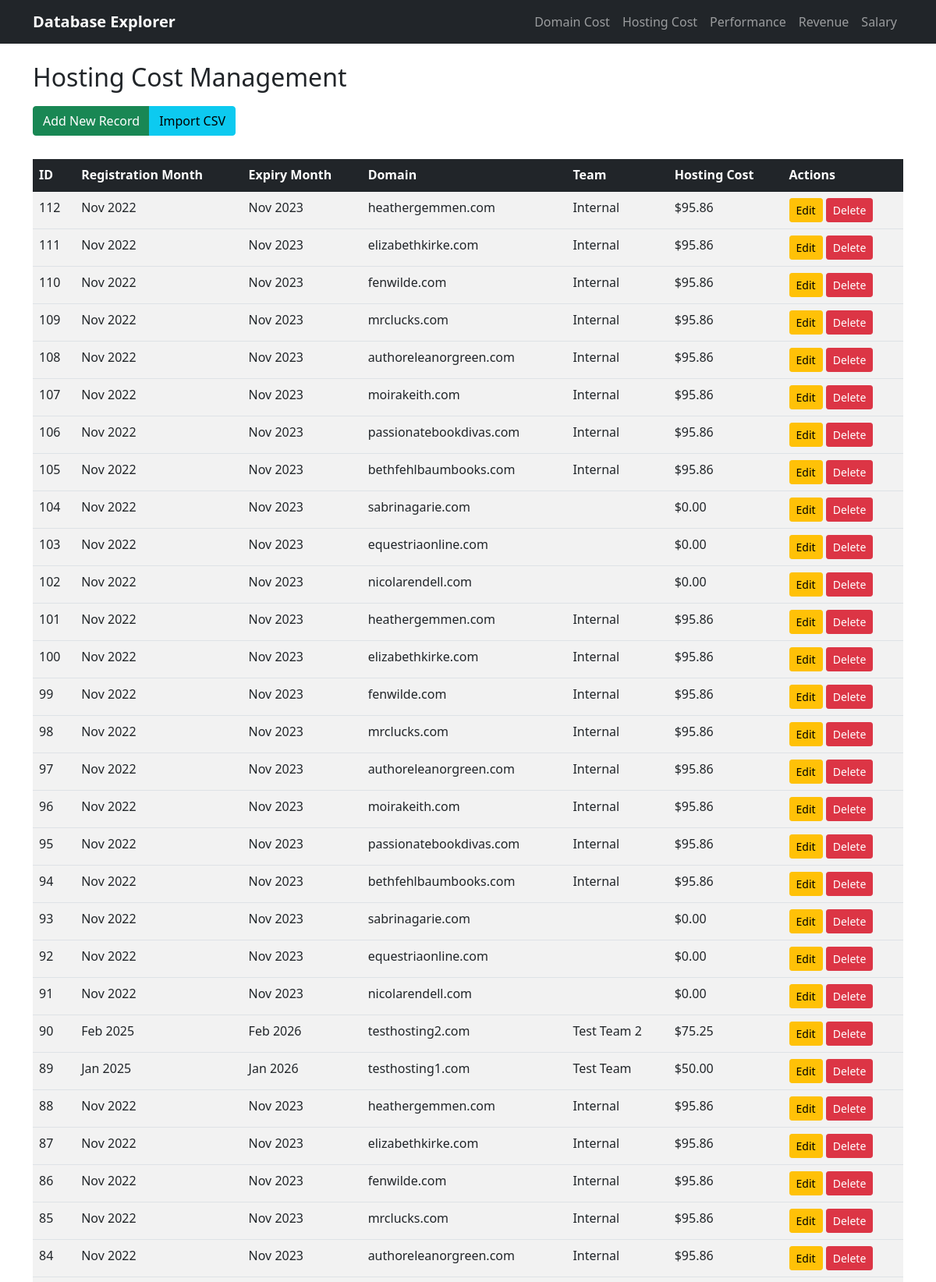
The page /hosting_cost (upper part) on the database its author committed.
### tables this page shows
CREATE TABLE hosting_cost (
            id INTEGER PRIMARY KEY AUTOINCREMENT,
            month_registration TEXT,
            month_expire TEXT,
            domain TEXT,
            team TEXT,
            sum_hosting_cost_by_domain REAL
        );

### app.py (the view)
@app.route('/hosting_cost')
def hosting_cost():
    conn = get_db_connection()
    data = conn.execute('SELECT * FROM hosting_cost ORDER BY id DESC LIMIT 100').fetchall()
    conn.close()
    return render_template('hosting_cost.html', data=data)

### app.py (called while the page is built)
def get_db_connection():
    conn = sqlite3.connect(DATABASE)
    conn.row_factory = sqlite3.Row
    return conn

### templates/hosting_cost.html (shortened to what this page needs)
{% extends "base.html" %}
{% block content %}
<h2>Hosting Cost Management</h2>
<div class="btn-group" role="group">
    <button type="button" class="btn btn-success" data-bs-toggle="modal" data-bs-target="#addModal">Add New Record</button>
    <button type="button" class="btn btn-info" data-bs-toggle="modal" data-bs-target="#importModal">Import CSV</button>
</div>
<div class="table-responsive table-container">
    <table class="table table-striped table-hover">
        <thead class="table-dark">
            <tr>
                <th>ID</th>
                <th>Registration Month</th>
                <th>Expiry Month</th>
                <th>Domain</th>
                <th>Team</th>
                <th>Hosting Cost</th>
                <th>Actions</th>
            </tr>
        </thead>
        <tbody>
            {% for row in data %}
            <tr id="view-{{ row.id }}">
                <td>{{ row.id }}</td>
                <td>{{ row.month_registration }}</td>
                <td>{{ row.month_expire }}</td>
                <td>{{ row.domain }}</td>
                <td>{{ row.team }}</td>
                <td>${{ "%.2f"|format(row.sum_hosting_cost_by_domain) }}</td>
                <td>
                    <button class="btn btn-sm btn-warning" onclick="toggleEdit({{ row.id }})">Edit</button>
                    <button class="btn btn-sm btn-danger" onclick="confirmDelete('{{ url_for('delete_record', table_name='hosting_cost', record_id=row.id) }}')">Delete</button>
                </td>
            </tr>
            {% endfor %}
        </tbody>
    </table>
</div>
{% endblock %}

### templates/base.html (style rules this page uses)
.table-container { margin-top: 20px; }
.btn-group { margin: 10px 0; }

### rows shown on the page
hosting_cost: id "112", month_registration "Nov 2022", month_expire "Nov 2023", domain "heathergemmen.com", team "Internal", sum_hosting_cost_by_domain "95.86"
hosting_cost: id "111", month_registration "Nov 2022", month_expire "Nov 2023", domain "elizabethkirke.com", team "Internal", sum_hosting_cost_by_domain "95.86"
hosting_cost: id "110", month_registration "Nov 2022", month_expire "Nov 2023", domain "fenwilde.com", team "Internal", sum_hosting_cost_by_domain "95.86"
hosting_cost: id "109", month_registration "Nov 2022", month_expire "Nov 2023", domain "mrclucks.com", team "Internal", sum_hosting_cost_by_domain "95.86"
hosting_cost: id "108", month_registration "Nov 2022", month_expire "Nov 2023", domain "authoreleanorgreen.com", team "Internal", sum_hosting_cost_by_domain "95.86"
hosting_cost: id "107", month_registration "Nov 2022", month_expire "Nov 2023", domain "moirakeith.com", team "Internal", sum_hosting_cost_by_domain "95.86"
hosting_cost: id "106", month_registration "Nov 2022", month_expire "Nov 2023", domain "passionatebookdivas.com", team "Internal", sum_hosting_cost_by_domain "95.86"
hosting_cost: id "105", month_registration "Nov 2022", month_expire "Nov 2023", domain "bethfehlbaumbooks.com", team "Internal", sum_hosting_cost_by_domain "95.86"
hosting_cost: id "104", month_registration "Nov 2022", month_expire "Nov 2023", domain "sabrinagarie.com", sum_hosting_cost_by_domain "0.00"
hosting_cost: id "103", month_registration "Nov 2022", month_expire "Nov 2023", domain "equestriaonline.com", sum_hosting_cost_by_domain "0.00"
hosting_cost: id "102", month_registration "Nov 2022", month_expire "Nov 2023", domain "nicolarendell.com", sum_hosting_cost_by_domain "0.00"
hosting_cost: id "101", month_registration "Nov 2022", month_expire "Nov 2023", domain "heathergemmen.com", team "Internal", sum_hosting_cost_by_domain "95.86"
hosting_cost: id "100", month_registration "Nov 2022", month_expire "Nov 2023", domain "elizabethkirke.com", team "Internal", sum_hosting_cost_by_domain "95.86"
hosting_cost: id "99", month_registration "Nov 2022", month_expire "Nov 2023", domain "fenwilde.com", team "Internal", sum_hosting_cost_by_domain "95.86"
hosting_cost: id "98", month_registration "Nov 2022", month_expire "Nov 2023", domain "mrclucks.com", team "Internal", sum_hosting_cost_by_domain "95.86"
hosting_cost: id "97", month_registration "Nov 2022", month_expire "Nov 2023", domain "authoreleanorgreen.com", team "Internal", sum_hosting_cost_by_domain "95.86"
hosting_cost: id "96", month_registration "Nov 2022", month_expire "Nov 2023", domain "moirakeith.com", team "Internal", sum_hosting_cost_by_domain "95.86"
hosting_cost: id "95", month_registration "Nov 2022", month_expire "Nov 2023", domain "passionatebookdivas.com", team "Internal", sum_hosting_cost_by_domain "95.86"
hosting_cost: id "94", month_registration "Nov 2022", month_expire "Nov 2023", domain "bethfehlbaumbooks.com", team "Internal", sum_hosting_cost_by_domain "95.86"
hosting_cost: id "93", month_registration "Nov 2022", month_expire "Nov 2023", domain "sabrinagarie.com", sum_hosting_cost_by_domain "0.00"
hosting_cost: id "92", month_registration "Nov 2022", month_expire "Nov 2023", domain "equestriaonline.com", sum_hosting_cost_by_domain "0.00"
hosting_cost: id "91", month_registration "Nov 2022", month_expire "Nov 2023", domain "nicolarendell.com", sum_hosting_cost_by_domain "0.00"
hosting_cost: id "90", month_registration "Feb 2025", month_expire "Feb 2026", domain "testhosting2.com", team "Test Team 2", sum_hosting_cost_by_domain "75.25"
hosting_cost: id "89", month_registration "Jan 2025", month_expire "Jan 2026", domain "testhosting1.com", team "Test Team", sum_hosting_cost_by_domain "50.00"
hosting_cost: id "88", month_registration "Nov 2022", month_expire "Nov 2023", domain "heathergemmen.com", team "Internal", sum_hosting_cost_by_domain "95.86"
hosting_cost: id "87", month_registration "Nov 2022", month_expire "Nov 2023", domain "elizabethkirke.com", team "Internal", sum_hosting_cost_by_domain "95.86"
hosting_cost: id "86", month_registration "Nov 2022", month_expire "Nov 2023", domain "fenwilde.com", team "Internal", sum_hosting_cost_by_domain "95.86"
hosting_cost: id "85", month_registration "Nov 2022", month_expire "Nov 2023", domain "mrclucks.com", team "Internal", sum_hosting_cost_by_domain "95.86"
hosting_cost: id "84", month_registration "Nov 2022", month_expire "Nov 2023", domain "authoreleanorgreen.com", team "Internal", sum_hosting_cost_by_domain "95.86"
